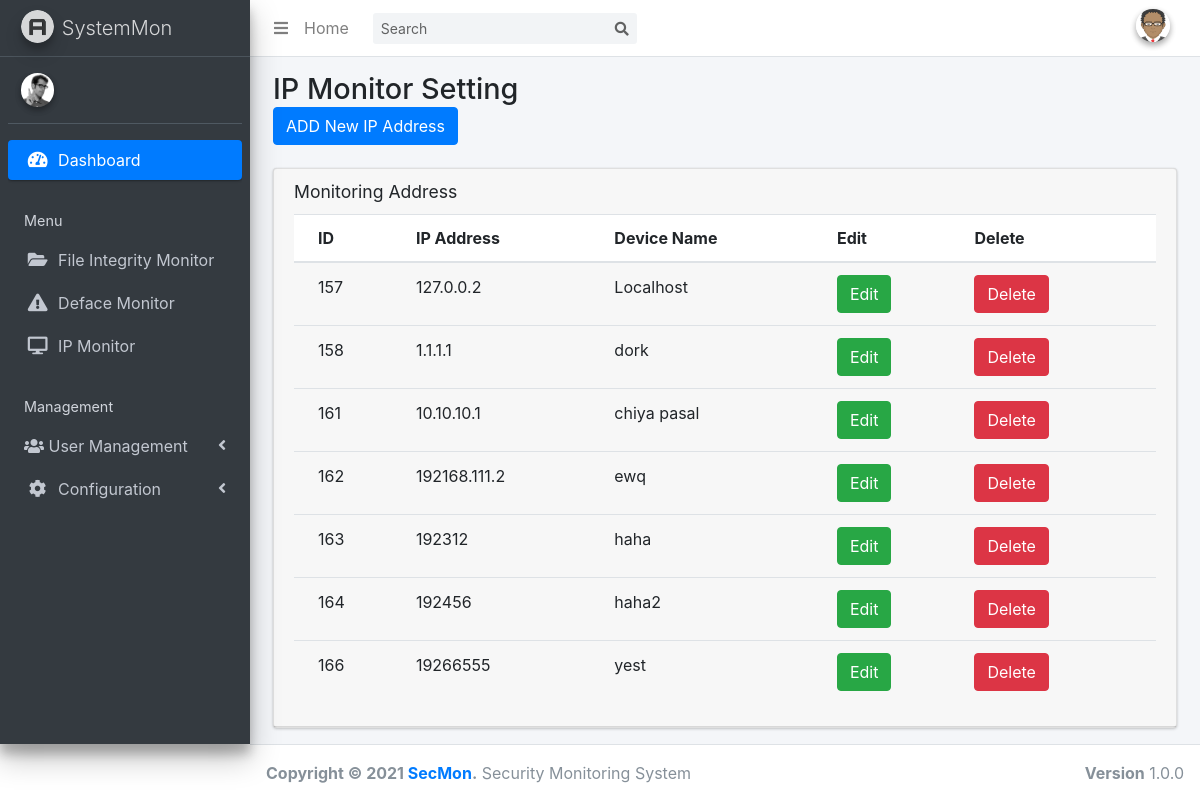
Page /ipmon_sett.php on the earlier database version.
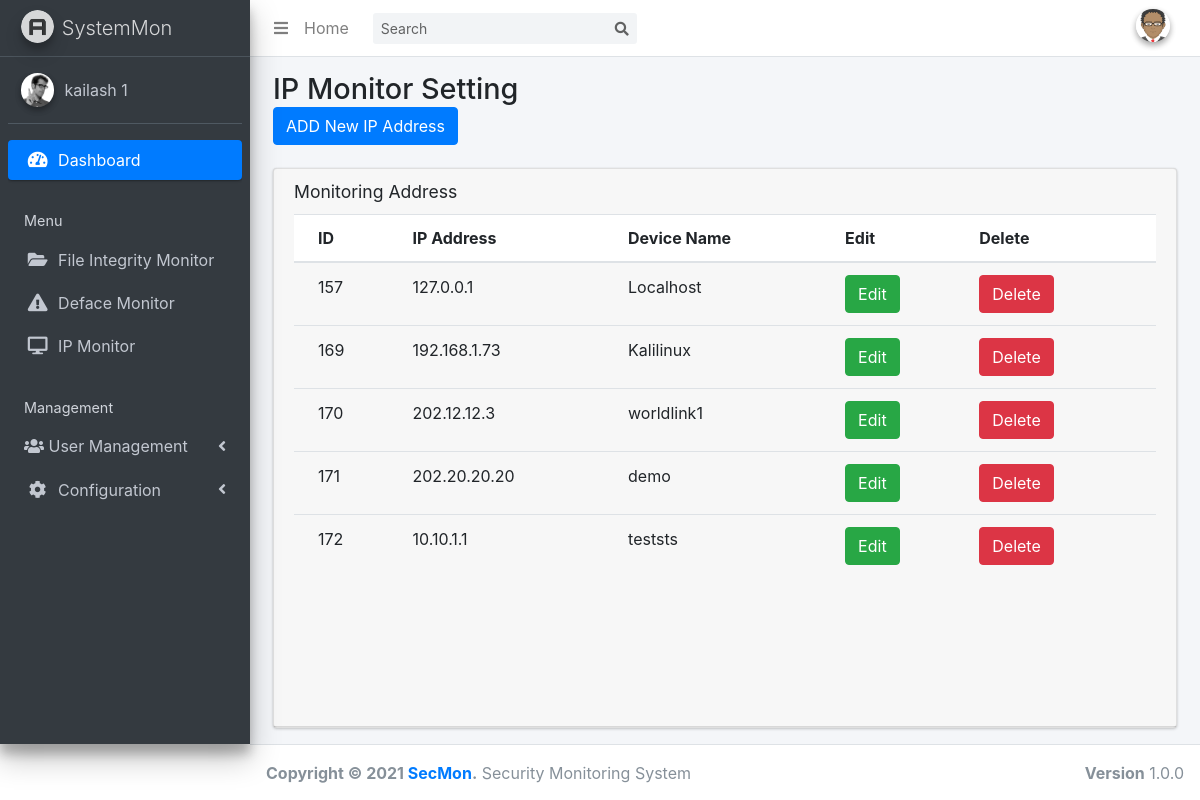
Same page on the later database version.
### tables this page shows
CREATE TABLE `IPstatus_config` (
  `id` int(255) NOT NULL,
  `ip_addr` varchar(255) NOT NULL,
  `device_name` varchar(255) NOT NULL
);

CREATE TABLE `filescan_config` (
  `id` int(255) NOT NULL,
  `account` varchar(200) NOT NULL,
  `scan_path` varchar(200) NOT NULL,
  `email` varchar(200) NOT NULL,
  `file_extensions` varchar(200) NOT NULL
);

### ipmon_sett.php (the view, shortened to what this page needs)
<!DOCTYPE html>
<html>
<head>
    <link rel="stylesheet" href="plugins/fontawesome-free/css/all.min.css">
    <link rel="stylesheet" href="https://code.ionicframework.com/ionicons/2.0.1/css/ionicons.min.css">
    <link rel="stylesheet" href="dist/css/adminlte.min.css">
    <link rel="stylesheet" href="https://stackpath.bootstrapcdn.com/bootstrap/4.3.1/css/bootstrap.min.css">
</head>
<body class="hold-transition sidebar-mini">
    <div class="wrapper">
        <?php include 'themepart/nav-bar.php'; ?>
        <?php include 'themepart/sidebar.php'; ?>
        <div class="content-wrapper">
            <section class="content-header">
                <div class="container-fluid">
                    <div class="row mb-2">
                        <div class="col-sm-6">
                            <h1>IP Monitor Setting</h1>
                            <button type="button" class="btn btn-primary" data-toggle="modal" data-target="#addIPModal">ADD New IP Address</button>
                        </div>
                    </div>
                </div>
            </section>
            <section class="content">
                <div class="container-fluid">
                    <div class="row">
                        <div class="col-12">
                            <div class="card">
                                <div class="card-header">
                                    <h3 class="card-title">Monitoring Address</h3>
                                    <div class="card-body table-responsive p-0" style="height: 500px;">
                                        <?php $connection=mysqli_connect( "localhost", "root", "", "hash_analyzer"); $query="SELECT * FROM IPstatus_config" ; $query_run=mysqli_query($connection, $query); ?>
                                        <table class="table table-head-fixed text-nowrap">
                                            <thead>
                                                <tr>
                                                    <th>ID</th>
                                                    <th>IP Address</th>
                                                    <th>Device Name</th>
                                                    <th>Edit</th>
                                                    <th>Delete</th>
                                                </tr>
                                            </thead>
                                            <tbody>
                                                <?php if (mysqli_num_rows($query_run)> 0) { while ($row = mysqli_fetch_assoc($query_run)) { ?>
                                                <tr>
                                                    <td>
                                                        <?php echo $row['id']; ?> </td>
                                                    <td>
                                                        <?php echo $row['ip_addr']; ?> </td>
                                                    <td>
                                                        <?php echo $row['device_name']; ?> </td>
                                                    <td>
                                                        <button type="button" class="btn btn-success editbtn" data-toggle="modal" data-target="#editIPModal">Edit</button>
                                                    </td>
                                                    <td>
                                                        <button type="button" class="btn btn-danger deletebtn" data-toggle="modal" data-target="#deleteIPModal">Delete</button>
                                                    </td>
                                                </tr>
                                                <?php } } else { echo "No record found!"; } ?>
                                            </tbody>
                                        </table>
                                    </div>
                                </div>
                            </div>
                        </div>
                    </div>
                </div>
            </section>
        </div>
        </div>
<?php include 'themepart/footer.php'; ?>
</body>
</html>

### themepart/nav-bar.php (shortened to what this page needs)
<nav class="main-header navbar navbar-expand navbar-white navbar-light">
   <ul class="navbar-nav">
     <li class="nav-item">
       <a class="nav-link" data-widget="pushmenu" href="#" role="button"><i class="fas fa-bars"></i></a>
     </li>
     <li class="nav-item d-none d-sm-inline-block">
       <a href="dashboard.php" class="nav-link">Home</a>
     </li>
   </ul>
   <form class="form-inline ml-3">
     <div class="input-group input-group-sm">
       <input class="form-control form-control-navbar" type="search" placeholder="Search" aria-label="Search">
       <div class="input-group-append">
         <button class="btn btn-navbar" type="submit">
           <i class="fas fa-search"></i>
         </button>
       </div>
     </div>
   </form>
   <ul class="navbar-nav ml-auto">
     <li class="nav-item dropdown user-menu">
       <a href="#" class="nav-link dropdown-toggle" data-toggle="dropdown">
         <img src="avatar.png" class="user-image img-circle elevation-2" alt="User Image">
       </a>
     </li>
   </ul>
 </nav>

### themepart/sidebar.php (shortened to what this page needs)
<html>
<head>
</head>
<aside class="main-sidebar sidebar-dark-primary elevation-4">
    <a href="dashboard.php" class="brand-link">
      <img src="dist/img/AdminLTELogo.png" alt="AdminLTE Logo" class="brand-image img-circle elevation-3"
           style="opacity: .8">
      <span class="brand-text font-weight-light">SystemMon</span>
    </a>
    <div class="sidebar">
      <div class="user-panel mt-3 pb-3 mb-3 d-flex">
        <div class="image">
          <img src="dist/img/user2-160x160.jpg" class="img-circle elevation-2" alt="User Image">
        </div>
        <?php
        $connection = mysqli_connect("localhost","root","","hash_analyzer");
        $query= "SELECT * FROM filescan_config";
        $query_run= mysqli_query($connection,$query);
        $row = mysqli_fetch_assoc($query_run);
        ?>
        <div class="info">
          <a href="#" class="d-block"><?php echo $row['account']; ?></a>
        </div>
      </div>
      <nav class="mt-2">
        <ul class="nav nav-pills nav-sidebar flex-column" data-widget="treeview" role="menu" data-accordion="false">
          <li class="nav-item has-treeview menu-open">
            <a href="dashboard.php" class="nav-link active">
              <i class="nav-icon fas fa-tachometer-alt"></i>
              <p>
                Dashboard
              </p>
            </a>
          </li>
          <li class="nav-header">Menu</li>
          <li class="nav-item has-treeview">
            <a href="fim.php" class="nav-link">
              <i class="nav-icon fa fa-folder-open"></i>
              <p>
                File Integrity Monitor
              </p>
            </a>
          <li class="nav-item has-treeview">
            <a href="webmon.php" class="nav-link">
              <i class="nav-icon fa fa-exclamation-triangle"></i>
              <p>
                Deface Monitor
              </p>
            </a>
             <li class="nav-item has-treeview">
            <a href="ipmon.php" class="nav-link">
              <i class="nav-icon fa fa-desktop"></i>
              <p>
                IP Monitor
              </p>
            </a>
          <li class="nav-header">Management</li>
          <li class="nav-item has-treeview">
            <a href="#" class="nav-link">
              <i class="fas fa-users"></i>
              <p>
                User Management
                <i class="fas fa-angle-left right"></i>
              </p>
            </a>
          </li>
          <li class="nav-item has-treeview">
            <a href="#" class="nav-link">
              <i class="nav-icon fa fa-cog"></i>
              <p>
                Configuration
                <i class="fas fa-angle-left right"></i>
              </p>
            </a>
          </li>
        </ul>
      </nav>
    </div>
  </aside>

### themepart/footer.php
<footer class="main-footer">
  <div class="float-right d-none d-sm-block">
    <b>Version</b> 1.0.0
  </div>
  <strong>Copyright &copy; 2021 <a href="#">SecMon</a>.</strong> Security Monitoring System
</footer>

Differences in the rows shown:
removed ipstatus_config: id "158", ip_addr "1.1.1.1", device_name "dork"
removed ipstatus_config: id "161", ip_addr "10.10.10.1", device_name "chiya pasal"
removed ipstatus_config: id "162", ip_addr "192168.111.2", device_name "ewq"
removed ipstatus_config: id "163", ip_addr "192312", device_name "haha"
removed ipstatus_config: id "164", ip_addr "192456", device_name "haha2"
removed ipstatus_config: id "166", ip_addr "19266555", device_name "yest"
added filescan_config: account "kailash 1"
changed ipstatus_config "Localhost": ip_addr "127.0.0.2" → "127.0.0.1"
added ipstatus_config: id "169", ip_addr "192.168.1.73", device_name "Kalilinux"
added ipstatus_config: id "170", ip_addr "202.12.12.3", device_name "worldlink1"
added ipstatus_config: id "171", ip_addr "202.20.20.20", device_name "demo"
added ipstatus_config: id "172", ip_addr "10.10.1.1", device_name "teststs"
